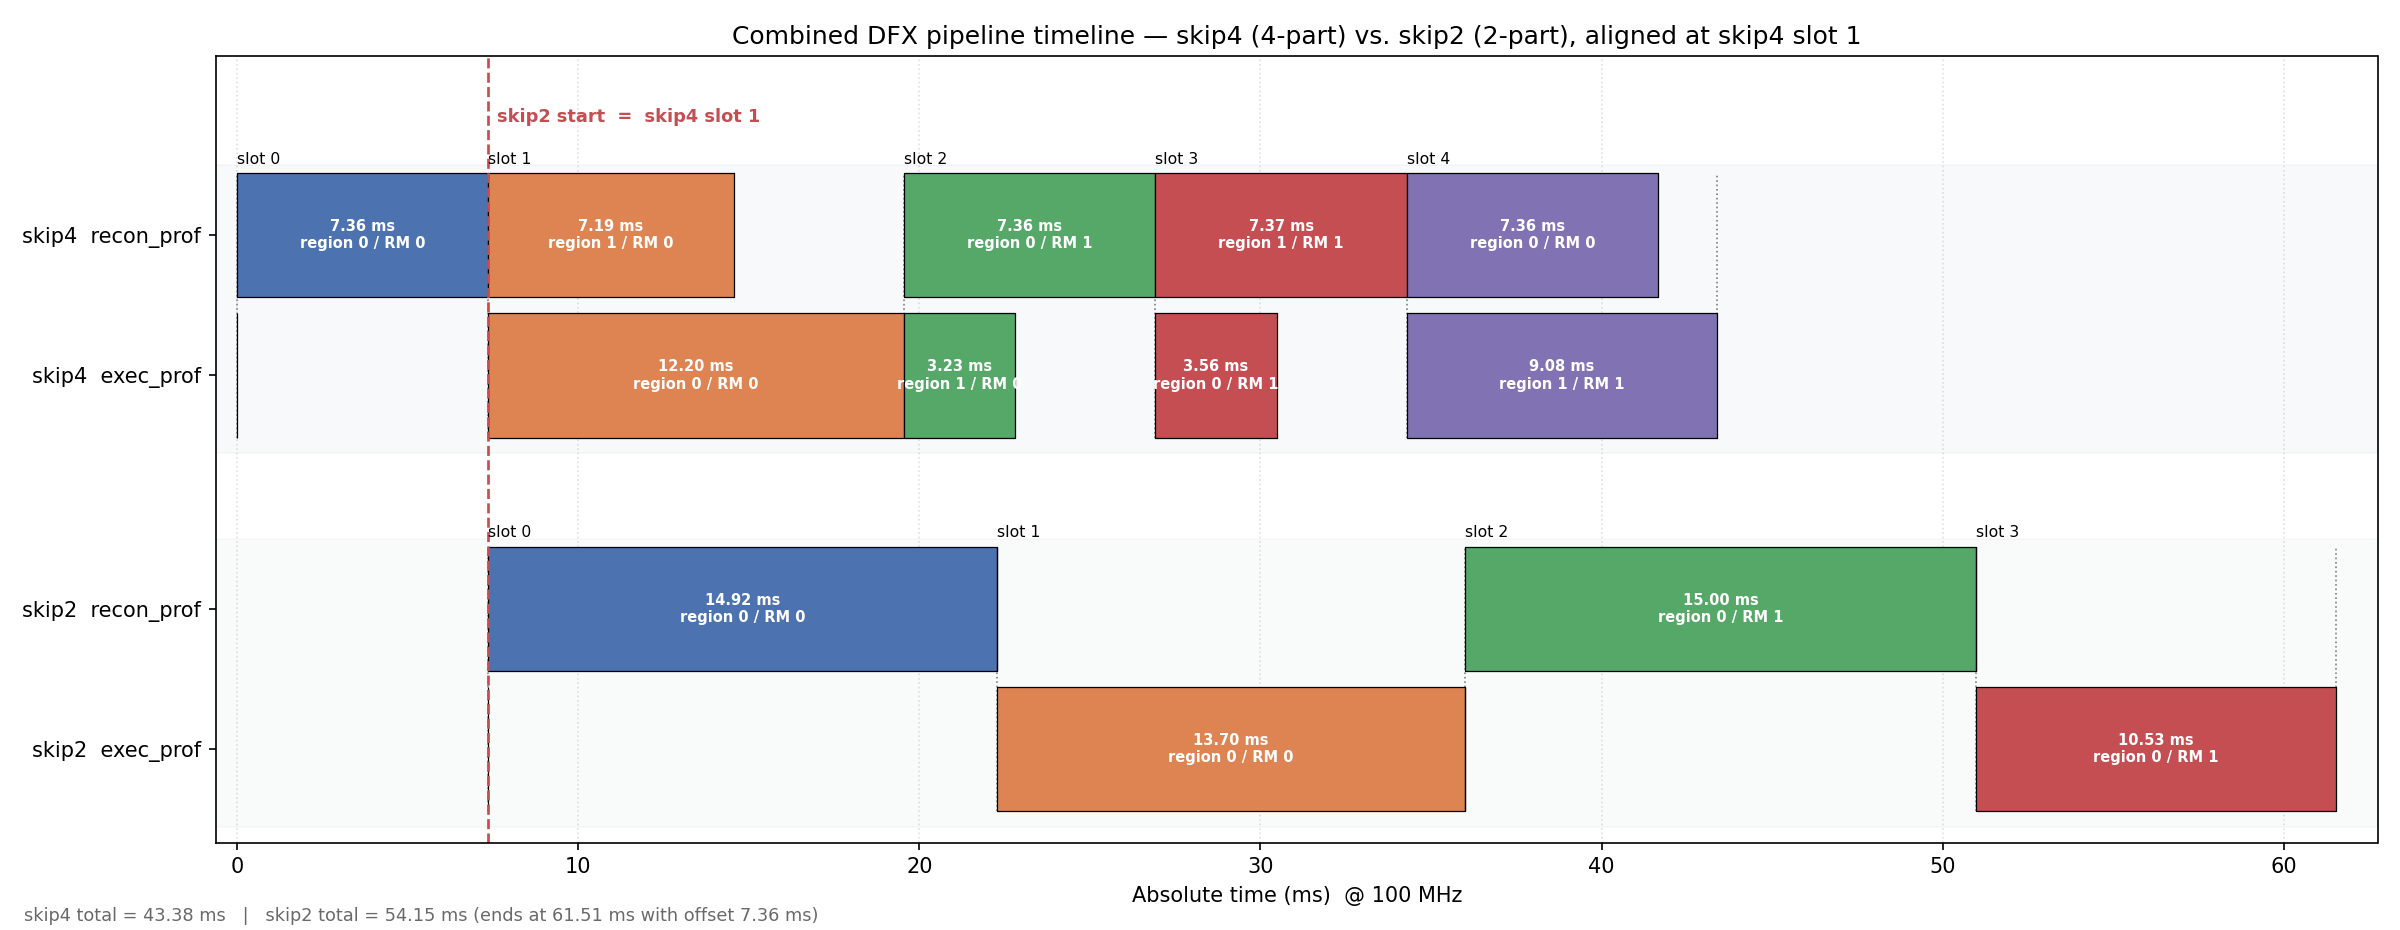

Recreate this plot in Python.
#!/usr/bin/env python3
"""Combined two-/four-part (skip2 vs skip4) DFX pipeline timeline.

Overlays both schemes on a single shared time axis so the schedules can be
compared directly.  Four lanes are stacked:

    skip4 recon_prof  (top)
    skip4 exec_prof
    skip2 recon_prof
    skip2 exec_prof   (bottom)

Each scheme is drawn with the same per-slot box model as the standalone
``skip4_perf.py`` / ``skip2_perf.py`` scripts: both lanes of a slot start at
the same absolute time, and the next slot starts at the later of the two end
times,  t_start[i+1] = t_start[i] + max(recon_prof[i], exec_prof[i]).

The skip2 timeline is shifted so that its origin lines up with the start of
skip4 *slot 1* (skip4 slot 0 is the init-only reconfiguration of the first
RM).  Profiling counters are clock cycles, converted to ms at the build clock
(``clk_frq`` ~ 100 MHz).  The figure and this script live together under
``images/perf/``.
"""

import os
import shutil
import tempfile

import duckdb
import numpy as np
import matplotlib
matplotlib.use("Agg")          # headless / batch rendering
import matplotlib.pyplot as plt


# ----------------------------------------------------------------------------
# paths / constants
# ----------------------------------------------------------------------------
DB_PATH    = "/media/tanawin/tanawin1701e/project8/dfx4ml/experiment/dfx4ml_result"
SKIP4_TBL  = "skip4_exp_perf"
SKIP2_TBL  = "skip2_exp_perf"
OUT_DIR    = os.path.dirname(os.path.abspath(__file__))
OUT_PNG    = os.path.join(OUT_DIR, "skip_combined_perf.png")

CLK_FREQ   = 99999001.0        # build clock (Hz), ~100 MHz -> cycles -> ms
NUM_RM     = 2                 # RM variants per PR region (one-hot = region*NUM_RM + rm)

LANE_H     = 0.80              # height of one lane
# (bottom, height) for broken_barh; recon sits above exec within each scheme
SKIP4_RECON = (3.50, LANE_H)
SKIP4_EXEC  = (2.60, LANE_H)
SKIP2_RECON = (1.10, LANE_H)
SKIP2_EXEC  = (0.20, LANE_H)

COLORS = ["#4C72B0", "#DD8452", "#55A868", "#C44E52", "#8172B3",
          "#937860", "#DA8BC3", "#8C8C8C"]


# ----------------------------------------------------------------------------
# data loading / decoding
# ----------------------------------------------------------------------------
def load_df(table):
    """Return a *_exp_perf table as a DataFrame, ordered by slot.

    The live DuckDB file is often locked by a GUI client (DataGrip), so we
    copy it to a temporary file and open that copy read-only.
    """
    tmp = tempfile.NamedTemporaryFile(suffix=".duckdb", delete=False).name
    shutil.copy(DB_PATH, tmp)
    try:
        con = duckdb.connect(tmp, read_only=True)
        df  = con.execute(f"SELECT * FROM {table} ORDER BY slot").fetchdf()
        con.close()
    finally:
        os.remove(tmp)
    return df


def decode_rm(v):
    """One-hot RM select -> (region, rm); (-1, -1) if no bit set.

    Bit layout (see example/multi_region_test*/): bit = region*NUM_RM + rm,
    i.e. bit0=r0/rm0, bit1=r0/rm1, bit2=r1/rm0, bit3=r1/rm1.
    """
    v = int(v)
    if v <= 0:
        return -1, -1
    b = v.bit_length() - 1
    return b // NUM_RM, b % NUM_RM


def schedule(df):
    """Return (recon_ms, exec_ms, starts_ms, total_ms) for a perf table."""
    cyc2ms = 1.0e3 / CLK_FREQ
    recon  = df["recon_prof"].to_numpy(dtype=float) * cyc2ms
    execp  = df["exec_prof"].to_numpy(dtype=float) * cyc2ms
    n      = len(df)
    starts = np.zeros(n)
    for i in range(1, n):
        starts[i] = starts[i - 1] + max(recon[i - 1], execp[i - 1])
    total = starts[-1] + max(recon[-1], execp[-1])
    return recon, execp, starts, total


# ----------------------------------------------------------------------------
# plotting
# ----------------------------------------------------------------------------
def draw_scheme(ax, df, recon, execp, starts, t0, recon_lane, exec_lane,
                slot_label_y, total_span):
    """Draw one scheme's two lanes (boxes + labels) shifted by ``t0``."""
    n = len(df)

    def lane(lane_geom, durs, rm_col):
        for i in range(n):
            x = t0 + starts[i]
            c = COLORS[i % len(COLORS)]
            ax.broken_barh([(x, durs[i])], lane_geom,
                           facecolors=c, edgecolor="black", linewidth=0.6)
            region, rm = decode_rm(df[rm_col].iloc[i])
            tag = f"\nregion {region} / RM {rm}" if rm >= 0 else ""
            # only label boxes wide enough to hold text; skip the ~1-cycle ones
            if durs[i] >= 0.04 * total_span:
                ax.text(x + durs[i] / 2.0, lane_geom[0] + lane_geom[1] / 2.0,
                        f"{durs[i]:.2f} ms{tag}", ha="center", va="center",
                        fontsize=7.0, color="white", fontweight="bold")

    lane(recon_lane, recon, "recon_rm_sel")
    lane(exec_lane,  execp, "exec_rm_sel")

    # per-scheme slot-boundary guides + slot labels, confined to this band
    y0 = exec_lane[0]
    y1 = recon_lane[0] + recon_lane[1]
    for i in range(n):
        x = t0 + starts[i]
        ax.vlines(x, y0, y1, color="grey", ls=":", lw=0.8, zorder=0)
        ax.text(x, y1 + 0.04, f"slot {df['slot'].iloc[i]}", ha="left",
                va="bottom", fontsize=7.5, color="black")
    ax.vlines(t0 + starts[-1] + max(recon[-1], execp[-1]), y0, y1,
              color="grey", ls=":", lw=0.8, zorder=0)


def main():
    df4 = load_df(SKIP4_TBL)
    df2 = load_df(SKIP2_TBL)

    recon4, exec4, starts4, total4 = schedule(df4)
    recon2, exec2, starts2, total2 = schedule(df2)

    # skip2 origin aligns with the start of skip4 slot 1 (skip4 slot 0 is
    # init-only reconfiguration of the first RM).
    offset = starts4[1]
    span   = max(total4, offset + total2)

    fig, ax = plt.subplots(figsize=(16, 6.2))

    draw_scheme(ax, df4, recon4, exec4, starts4, 0.0,
                SKIP4_RECON, SKIP4_EXEC,
                SKIP4_RECON[0] + SKIP4_RECON[1], span)
    draw_scheme(ax, df2, recon2, exec2, starts2, offset,
                SKIP2_RECON, SKIP2_EXEC,
                SKIP2_RECON[0] + SKIP2_RECON[1], span)

    # alignment marker: skip2 t=0 == skip4 slot 1 start
    ax.axvline(offset, color="#C44E52", ls="--", lw=1.3, zorder=1)
    ax.text(offset + span * 0.004, SKIP4_RECON[0] + SKIP4_RECON[1] + 0.30,
            "skip2 start  =  skip4 slot 1", color="#C44E52",
            ha="left", va="bottom", fontsize=8.5, fontweight="bold")

    # scheme group separators / shading for readability
    ax.axhspan(SKIP4_EXEC[0] - 0.10, SKIP4_RECON[0] + SKIP4_RECON[1] + 0.05,
               color="#4C72B0", alpha=0.04, zorder=0)
    ax.axhspan(SKIP2_EXEC[0] - 0.10, SKIP2_RECON[0] + SKIP2_RECON[1] + 0.05,
               color="#55A868", alpha=0.04, zorder=0)

    # axes cosmetics
    ax.set_xlim(-0.01 * span, span * 1.02)
    ax.set_ylim(0.0, SKIP4_RECON[0] + SKIP4_RECON[1] + 0.75)
    ax.set_yticks([
        SKIP4_RECON[0] + SKIP4_RECON[1] / 2.0,
        SKIP4_EXEC[0]  + SKIP4_EXEC[1]  / 2.0,
        SKIP2_RECON[0] + SKIP2_RECON[1] / 2.0,
        SKIP2_EXEC[0]  + SKIP2_EXEC[1]  / 2.0,
    ])
    ax.set_yticklabels(["skip4  recon_prof", "skip4  exec_prof",
                        "skip2  recon_prof", "skip2  exec_prof"])
    ax.set_xlabel("Absolute time (ms)  @ %.0f MHz" % (CLK_FREQ / 1e6))
    ax.set_title("Combined DFX pipeline timeline — skip4 (4-part) vs. skip2 "
                 "(2-part), aligned at skip4 slot 1")
    ax.grid(axis="x", ls=":", alpha=0.4)
    ax.set_axisbelow(True)

    fig.text(0.01, 0.01,
             f"skip4 total = {total4:.2f} ms   |   "
             f"skip2 total = {total2:.2f} ms "
             f"(ends at {offset + total2:.2f} ms with offset {offset:.2f} ms)",
             fontsize=8.5, color="dimgray")

    fig.tight_layout()
    fig.savefig(OUT_PNG, dpi=150)
    print("saved:", OUT_PNG)


if __name__ == "__main__":
    main()
